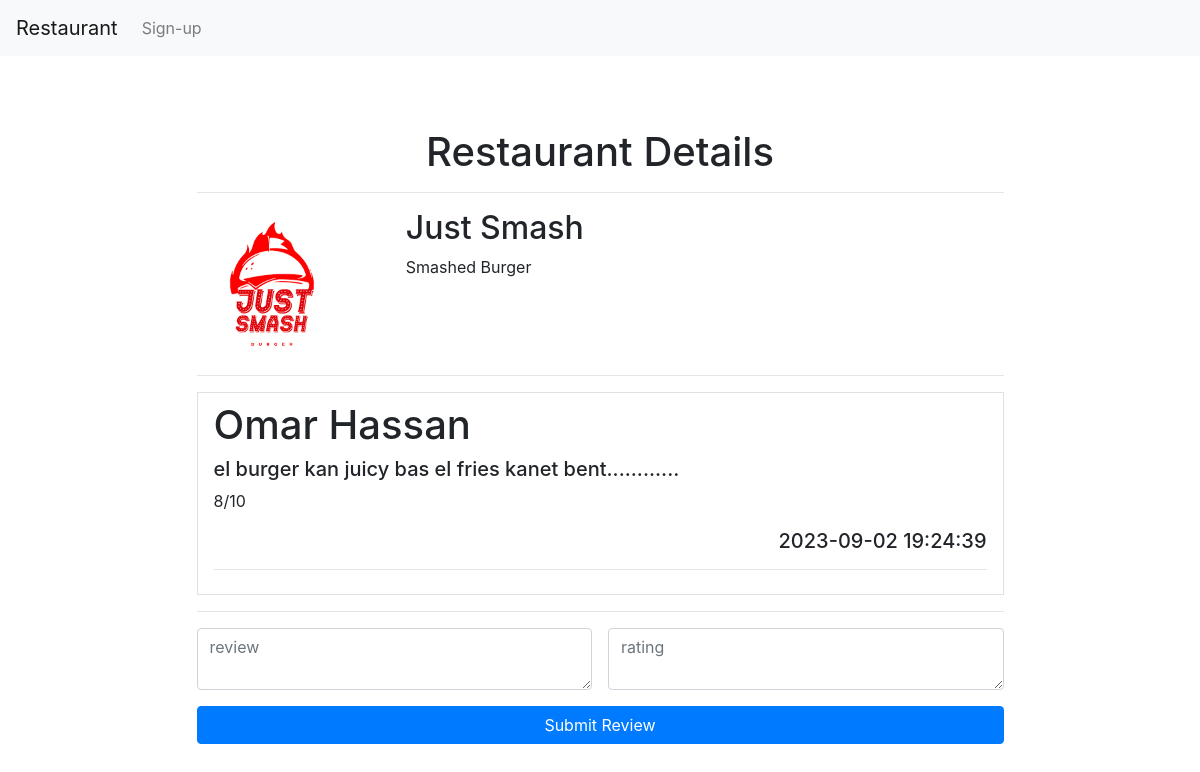
Screenshot of /restaurant/2 with the database file from the repository.
### tables this page shows
CREATE TABLE restaurants (
            id INTEGER PRIMARY KEY AUTOINCREMENT,
            title TEXT NOT NULL UNIQUE,
            description TEXT,
            image_url TEXT
           
        );

CREATE TABLE reviews (
            id INTEGER PRIMARY KEY AUTOINCREMENT,
            user_id INTEGER NOT NULL,
            restaurant_id INTEGER NOT NULL,
            rating INTEGER NOT NULL,
            review TEXT NOT NULL,
            timestamp TIMESTAMP DEFAULT CURRENT_TIMESTAMP,
            FOREIGN KEY (user_id) REFERENCES users (id),
            FOREIGN KEY (restaurant_id) REFERENCES restaurants (id)
           
        );

CREATE TABLE users (
			id INTEGER PRIMARY KEY AUTOINCREMENT,
            first_name TEXT NOT NULL,
            last_name TEXT NOT NULL,
            email TEXT NOT NULL UNIQUE,
			username TEXT NOT NULL UNIQUE,
			password TEXT NOT NULL
		);

### app.py (the view)
@app.route('/restaurant/<restaurant_id>',methods=['GET','POST'])
def getrestaurant(restaurant_id):
    if request.method == 'POST':
        review = request.form['review']
        rating = request.form['rating']
        user_id = session['user_id']
        db.add_review(connection, user_id, restaurant_id, rating, review)
        return redirect(url_for("getrestaurant", restaurant_id=restaurant_id))
    else:
        return render_template('view-restaurant.html', restaurant=db.get_restaurant(connection, restaurant_id), reviews = db.get_reviews_for_restaurant(connection, restaurant_id))

### db.py (called while the page is built)
def get_restaurant(connection, restaurant_id):
    cursor = connection.cursor()
    query = '''SELECT * FROM restaurants WHERE id = ?'''
    cursor.execute(query, (restaurant_id,))
    return cursor.fetchone()

def get_reviews_for_restaurant(connection, restaurant_id):
    cursor = connection.cursor()
    query = '''
        SELECT  users.first_name, users.last_name, reviews.review, reviews.rating, reviews.timestamp
        FROM reviews
        JOIN users ON reviews.user_id = users.id
        WHERE reviews.restaurant_id = ?
    '''
    cursor.execute(query, (restaurant_id,))
    return cursor.fetchall()

### templates/view-restaurant.html (shortened to what this page needs)
<!DOCTYPE html>
<html lang="en">
<head>
    <link rel="stylesheet" href="https://maxcdn.bootstrapcdn.com/bootstrap/4.5.2/css/bootstrap.min.css">
</head>
<body >
    <nav class="navbar navbar-expand-lg navbar-light bg-light">
        <a class="navbar-brand" href="#">Restaurant</a>
        <div class="collapse navbar-collapse" id="navbarScroll">
          <ul class="navbar-nav mr-auto my-2 my-lg-0 navbar-nav-scroll" style="max-height: 100px;">
            {% if 'username' not in session %}
            <li class="nav-item">
              <a class="nav-link" href="/signup">Sign-up</a>
            </li>
            {% endif %}
          </ul>
        </div>
      </nav>
    <div class="container" >
        <div class="row justify-content-center">
            <div class="col-md-9 col-lg-9 form-container p-4 mt-5 me-1">
                <div class="row mb-3">
                    <div class="col-12 text-center">
                        <h1>Restaurant Details</h1>
                        <hr/>
                    </div>
                    <div class="col-3">
                        <img src="{{url_for('static', filename=restaurant[3])}}" alt="" width="150" class="img-fluid" />
                    </div>
                    <div class="col">
                        <h2>{{restaurant[1]}}</h2>
                        <p>{{restaurant[2]}}</p>
                    </div>
                </div>
                <hr />
                <div>
                    {% for review in reviews %}
                    <div class="col-md-12 col-lg-12 py-2 px-3 mt-1 border border-3">
                        <h1>{{review[0]}} {{review[1]}}</h1>
                        <h5>{{review[2]}}</h5>
                        <p>{{review[3]}}</p>
                        <div class="text-right">
                            <h5>{{review[4]}}</h5>
                        </div>
                        <hr/>
                    </div>
                    {% endfor %}
                </div>
                <hr />
                <form class="login-form" method="post"
                    action="{{ url_for('getrestaurant', restaurant_id=restaurant[0]) }}">
                    <div class="d-flex flex-column">
                        <div class="mb-3 d-inline-flex">
                            <textarea class="form-control mr-2" placeholder="review" required name="review"></textarea>
                            <textarea type="number" class="form-control ml-2" placeholder="rating" required name="rating"></textarea>
                        </div>
                        <button type="submit" class="btn btn-primary">Submit Review</button>
                    </div>
                </form>
            </div>
        </div>
    </div>
</body>
</html>

### rows the page displays
restaurants: image_url (picture), title "Just Smash", description "Smashed Burger"
reviews: first_name "Omar", last_name "Hassan", review "el burger kan juicy bas el fries kanet bent............", rating "8/10", timestamp "2023-09-02 19:24:39"
